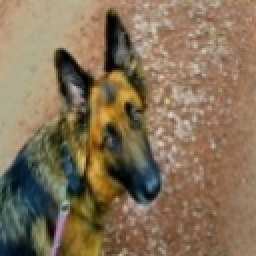
#> input picture data/luna.JPG, 128 x 128 px, found by its file name (shown 2 times larger)
$ python test.py
#> lines starting #> are read from the running program, lines starting #| are printed output that depends on the picture

import numpy as np
import imageio
import matplotlib.pyplot as plt
import time
import sys

sys.setrecursionlimit(10**4)


def DFT_2D(img):
    # Slow naive implementation of DFT/FFT
    N, M = img.shape

    fourier_img = np.zeros((img.shape), dtype=np.complex128)

    for u in range(N):
        for v in range(M):
            for x in range(N):
                for y in range(M):

                    fourier_img[u, v] += img[x, y]*np.exp(-2j*np.pi*((u*x)/N + (v*y)/N))

    return fourier_img

def FFT_2D(img):

    N,M = img.shape # In the case of a grayscale image with only one color channel

    if N == 2:
        return DFT_2D(img)

    # We divide the image into even and odd parts

    even_even = img[0::2, 0::2]
    even_odd = img[0::2, 1::2]
    odd_even = img[1::2, 0::2]
    odd_odd = img[1::2, 1::2]

    # Recursively divide until a base case of M = 2 or N = 2 is reached
    F_even_even = FFT_2D(even_even)
    F_even_odd = FFT_2D(even_odd)
    F_odd_even = FFT_2D(odd_even)
    F_odd_odd = FFT_2D(odd_odd)

    W_u = np.zeros((N//2))
    for i in range(N//2):
        W_u[i] = np.exp(-2j*np.pi*i/N)

    W_v = np.zeros((M//2))
    for k in range(M//2):
        W_v[k] = np.exp(-2j*np.pi*k/M)

    W_uv = np.zeros((N//2,M//2))
    for x in range(N//2):
        for y in range(M//2):
            W_uv[x,y] = np.exp(-2j*np.pi*(x+y)/N*M)

    F_img_u_v = (1/4)*(F_even_even + (F_even_odd*W_v) + (F_odd_even*W_u) + (F_odd_odd*W_uv))
    F_img_u_Nv = (1/4)*(F_even_even - (F_even_odd*W_v) + (F_odd_even*W_u) - (F_odd_odd*W_uv))
    F_img_Mu_v = (1/4)*(F_even_even + (F_even_odd*W_v) - (F_odd_even*W_u) - (F_odd_odd*W_uv))
    F_img_Mu_Nv = (1/4)*(F_even_even - (F_even_odd*W_v) - (F_odd_even*W_u) + (F_odd_odd*W_uv))

    img1 = np.hstack((F_img_u_v, F_img_Mu_v))
    img2 = np.hstack((F_img_u_Nv, F_img_Mu_Nv))
    fourier_img = np.vstack((img1, img2))

    return fourier_img


path = 'C:/Users/gregor.kajda/OneDrive - insidemedia.net/Desktop/private_files/Neural-Network/data/luna.JPG'
image = imageio.imread(path, as_gray=True)
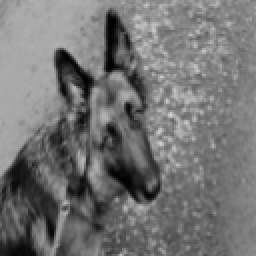
#> image: shape (128, 128) float32 (shown 2 times larger); min 0, max 216.3, mean 116.1

shifted_image = np.zeros((image.shape))
for x in range(image.shape[0]):
    for y in range(image.shape[1]):
        shifted_image[x,y] = image[x,y]*((-1)**(x+y))
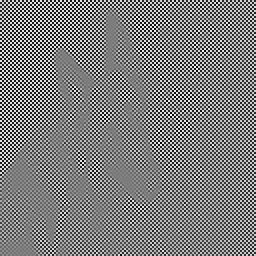
#> shifted_image: shape (128, 128) float64 (shown 2 times larger); min -207.3, max 216.3, mean 0; drawn with min black and max white

im = FFT_2D(shifted_image)
#> in FFT_2D, `even_even = img[0::2, 0::2]`:
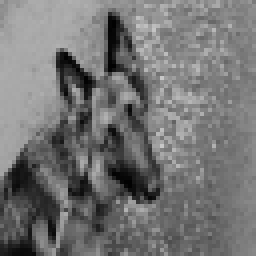
#> even_even: shape (64, 64) float64 (shown 4 times larger); min 1, max 200.7, mean 116.3
#> in FFT_2D, `even_odd = img[0::2, 1::2]`:
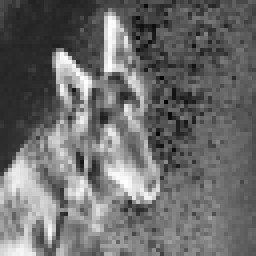
#> even_odd: shape (64, 64) float64 (shown 4 times larger); min -202.1, max -0.712, mean -116.3; drawn with min black and max white
#> in FFT_2D, `odd_even = img[1::2, 0::2]`:
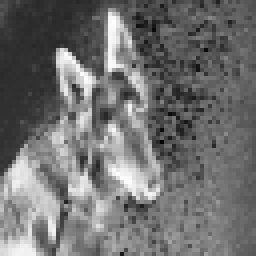
#> odd_even: shape (64, 64) float64 (shown 4 times larger); min -207.3, max 0, mean -115.8; drawn with min black and max white
#> in FFT_2D (call 2), `odd_odd = img[1::2, 1::2]`:
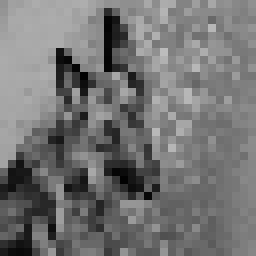
#> odd_odd: shape (32, 32) float64 (shown 8 times larger); min 2.06, max 188.7, mean 116.1
#> after the loop in FFT_2D (call 2), `for x in range(N//2):`: W_uv: shape (32, 32) float64; every value is 1
#> after the loop in FFT_2D, `for x in range(N//2):`: W_uv: shape (64, 64) float64; every value is 1

plt.imshow(im.real, cmap='gray', vmin=0, vmax=255, aspect='auto')
plt.show()
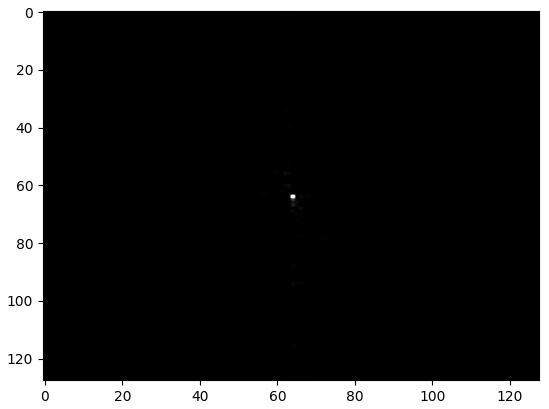
#> figure drawn by matplotlib, 1 panel
